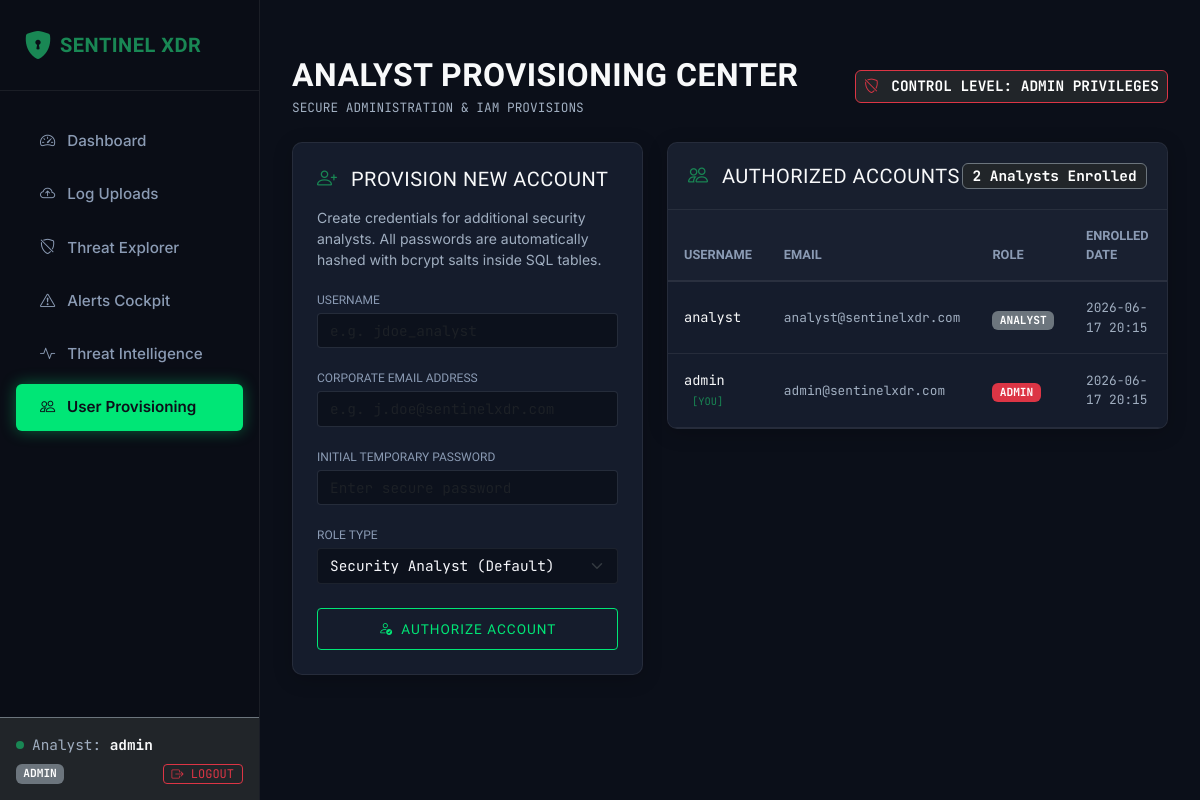
The page /users (signed in) on the database as committed earlier.
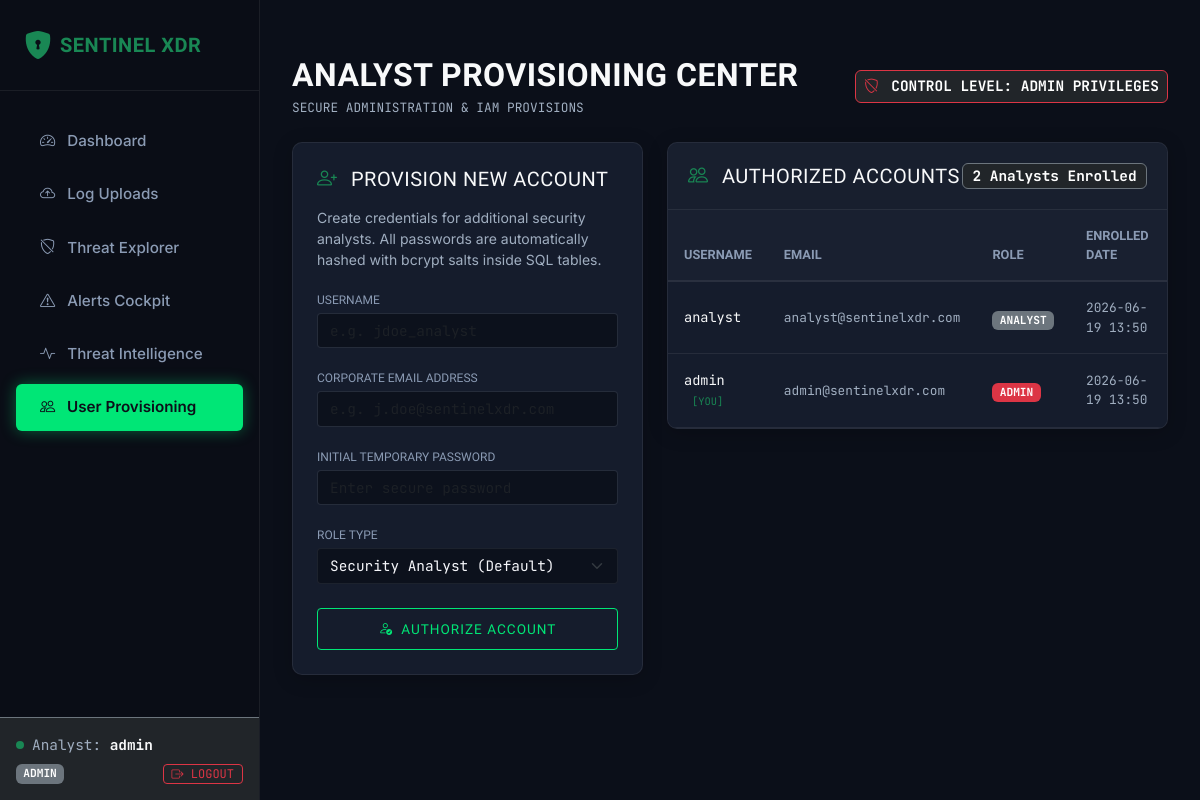
The same page on the database as committed later.
### app/models/user.py (models this page shows, shortened)
class User(db.Model):
    __tablename__ = 'users'
    id = db.Column(db.Integer, primary_key=True)
    username = db.Column(db.String(64), unique=True, nullable=False, index=True)
    email = db.Column(db.String(120), unique=True, nullable=False)
    password_hash = db.Column(db.String(128), nullable=False)
    created_at = db.Column(db.DateTime, default=datetime.datetime.utcnow)
    role = db.Column(db.String(32), default='analyst', nullable=False)  # 'admin' or 'analyst'
    uploads = db.relationship('UploadedLog', backref='uploader', lazy=True, cascade="all, delete-orphan")

### app/blueprints/admin.py (the view, shortened to what this page needs)
@admin_bp.route('/users', methods=['GET', 'POST'])
@admin_required
def users():
    all_users = User.query.order_by(User.created_at.desc()).all()
    return render_template('users.html', users=all_users)

### app/templates/users.html (shortened to what the changed rows need)
{% extends 'base.html' %}
{% block content %}
<div class="container-fluid px-0">
    <div class="d-flex justify-content-between align-items-center mb-4">
        <div>
            <h2 class="text-light fw-bold mb-1">ANALYST PROVISIONING CENTER</h2>
        </div>
    </div>
    <div class="row g-4">
        <div class="col-12 col-lg-7">
            <div class="cyber-card">
                <div class="table-responsive">
                    <table class="table table-cyber mb-0 align-middle">
                        <thead>
                            <tr>
                                <th>Username</th>
                                <th>Email</th>
                                <th>Role</th>
                                <th>Enrolled Date</th>
                                <th class="text-end">Action</th>
                            </tr>
                        </thead>
                        <tbody>
                            {% for u in users %}
                            <tr>
                                <td class="text-light text-mono font-weight-bold" style="font-size: 0.85rem;">
                                    {{ u.username }}
                                    {% if u.id == session.get('user_id') %}
                                        <span class="text-success small ms-2 text-mono" style="font-size: 0.65rem;">[YOU]</span>
                                    {% endif %}
                                </td>
                                <td class="text-muted text-mono" style="font-size: 0.8rem;">
                                    {{ u.email }}
                                </td>
                                <td>
                                    <span class="badge {% if u.role == 'admin' %}bg-danger{% else %}bg-secondary{% endif %} text-mono" style="font-size: 0.7rem;">
                                        {{ u.role | upper }}
                                    </span>
                                </td>
                                <td class="text-muted text-mono" style="font-size: 0.8rem;">
                                    {{ u.created_at.strftime('%Y-%m-%d %H:%M') if u.created_at else 'N/A' }}
                                </td>
                                <td class="text-end">
                                </td>
                            </tr>
                            {% endfor %}
                        </tbody>
                    </table>
                </div>
            </div>
        </div>
    </div>
</div>
{% endblock %}

### app/templates/base.html (shortened to what this page needs)
<!DOCTYPE html>
<html lang="en">
<head>
    <link href="https://cdn.jsdelivr.net/npm/bootstrap@5.3.3/dist/css/bootstrap.min.css" rel="stylesheet"
>
    <link rel="stylesheet" href="https://cdn.jsdelivr.net/npm/bootstrap-icons@1.11.3/font/bootstrap-icons.min.css">
    <link rel="stylesheet" href="{{ url_for('static', filename='css/custom.css') }}">
</head>
<body>
    <div class="sidebar d-flex flex-column justify-content-between">
        <div>
            <div class="sidebar-logo">
                <i class="bi bi-shield-lock-fill text-success fs-3 me-2"></i>
                <span class="brand-text text-success fs-5 fw-bold">SENTINEL XDR</span>
            </div>
            {% if g.user %}
            <nav class="nav flex-column">
                <a class="nav-link {% if request.endpoint == 'dashboard.index' %}active{% endif %}"
                    href="{{ url_for('dashboard.index') }}">
                    <i class="bi bi-speedometer2 me-2"></i> Dashboard
                </a>
                <a class="nav-link {% if request.endpoint == 'main.uploads' %}active{% endif %}"
                    href="{{ url_for('main.uploads') }}">
                    <i class="bi bi-cloud-arrow-up me-2"></i> Log Uploads
                </a>
                <a class="nav-link {% if request.endpoint == 'main.events' %}active{% endif %}"
                    href="{{ url_for('main.events') }}">
                    <i class="bi bi-shield-slash me-2"></i> Threat Explorer
                </a>
                <a class="nav-link {% if request.endpoint == 'alerts.index' %}active{% endif %}"
                    href="{{ url_for('alerts.index') }}">
                    <i class="bi bi-exclamation-triangle me-2"></i> Alerts Cockpit
                </a>
                <a class="nav-link {% if request.endpoint == 'iocs.index' %}active{% endif %}"
                    href="{{ url_for('iocs.index') }}">
                    <i class="bi bi-activity me-2"></i> Threat Intelligence
                </a>
                {% if g.user.role == 'admin' %}
                <a class="nav-link {% if request.endpoint == 'admin.users' %}active{% endif %}"
                    href="{{ url_for('admin.users') }}">
                    <i class="bi bi-people me-2"></i> User Provisioning
                </a>
                {% endif %}
            </nav>
            {% endif %}
        </div>
        {% if g.user %}
        <div class="p-3 border-top border-secondary bg-dark">
            <div class="d-flex align-items-center mb-2">
                <div class="bg-success rounded-circle me-2" style="width: 8px; height: 8px;"></div>
                <small class="text-muted text-mono">Analyst: <span class="text-light fw-bold">{{ g.user.username
                        }}</span></small>
            </div>
            <div class="d-flex justify-content-between align-items-center">
                <span class="badge bg-secondary text-mono" style="font-size: 0.7rem;">{{ g.user.role | upper }}</span>
                <a href="{{ url_for('auth.logout') }}" class="btn btn-sm btn-outline-danger py-0 px-2 text-mono"
                    style="font-size: 0.75rem;">
                    <i class="bi bi-box-arrow-right"></i> LOGOUT
                </a>
            </div>
        </div>
        {% endif %}
    </div>
    <div class="main-wrapper">
        {% block content %}{% endblock %}
    </div>
</body>
</html>

Rows that differ between the two databases and show on the page:
changed User "admin": created_at "2026-06-17 20:15" → "2026-06-19 13:50"
changed User "analyst": created_at "2026-06-17 20:15" → "2026-06-19 13:50"
